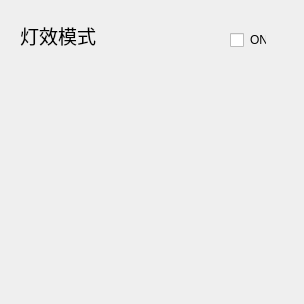
<?xml version="1.0" encoding="UTF-8"?>
<ui version="4.0">
 <class>ModuleEfMode</class>
 <widget class="QFrame" name="ModuleEfMode">
  <property name="geometry">
   <rect>
    <x>0</x>
    <y>0</y>
    <width>304</width>
    <height>304</height>
   </rect>
  </property>
  <property name="maximumSize">
   <size>
    <width>304</width>
    <height>304</height>
   </size>
  </property>
  <property name="windowTitle">
   <string>Frame</string>
  </property>
  <property name="styleSheet">
   <string notr="true">border:none;</string>
  </property>
  <widget class="QLabel" name="label">
   <property name="geometry">
    <rect>
     <x>20</x>
     <y>20</y>
     <width>101</width>
     <height>31</height>
    </rect>
   </property>
   <property name="font">
    <font>
     <family>MiSans</family>
     <pointsize>14</pointsize>
     <bold>false</bold>
    </font>
   </property>
   <property name="text">
    <string>灯效模式</string>
   </property>
  </widget>
  <widget class="ToggleButton" name="checkBoxEFMode">
   <property name="geometry">
    <rect>
     <x>230</x>
     <y>30</y>
     <width>36</width>
     <height>20</height>
    </rect>
   </property>
   <property name="text">
    <string>ON</string>
   </property>
  </widget>
  <widget class="QScrollArea" name="scrollArea">
   <property name="geometry">
    <rect>
     <x>30</x>
     <y>60</y>
     <width>241</width>
     <height>221</height>
    </rect>
   </property>
   <property name="focusPolicy">
    <enum>Qt::FocusPolicy::NoFocus</enum>
   </property>
   <property name="styleSheet">
    <string notr="true">background-color:transparent;</string>
   </property>
   <property name="widgetResizable">
    <bool>true</bool>
   </property>
   <widget class="QWidget" name="scrollAreaWidgetContents">
    <property name="geometry">
     <rect>
      <x>0</x>
      <y>0</y>
      <width>241</width>
      <height>221</height>
     </rect>
    </property>
    <property name="styleSheet">
     <string notr="true">background-color:transparent;</string>
    </property>
    <layout class="QVBoxLayout" name="verticalLayout_3"/>
   </widget>
  </widget>
 </widget>
 <customwidgets>
  <customwidget>
   <class>ToggleButton</class>
   <extends>QCheckBox</extends>
   <header>togglebutton.h</header>
  </customwidget>
 </customwidgets>
 <resources/>
 <connections/>
</ui>
